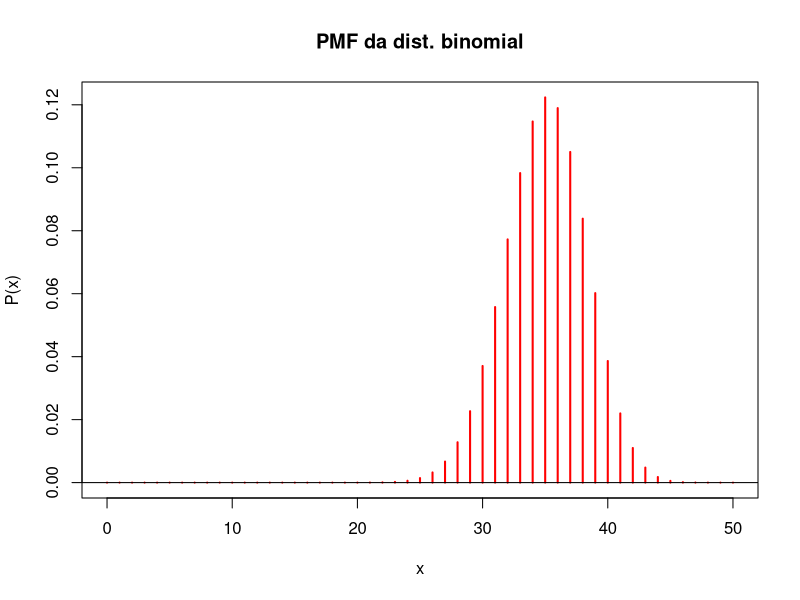
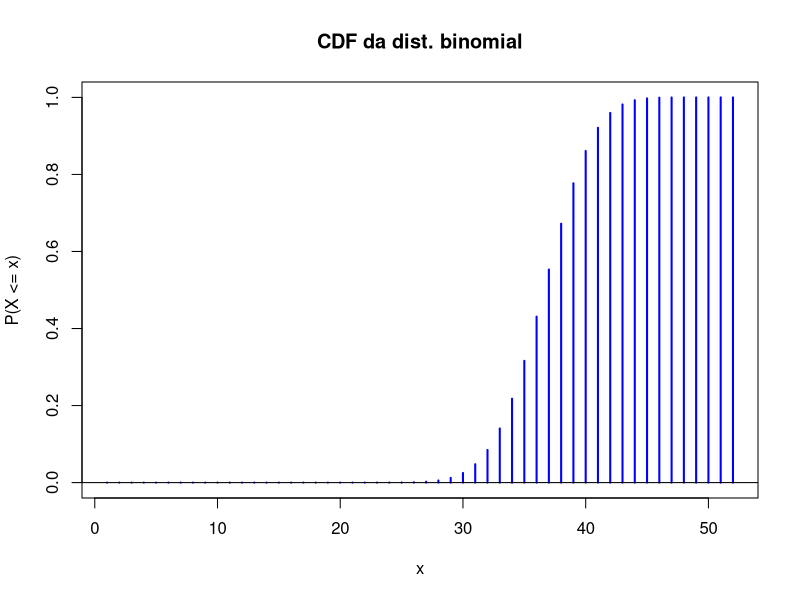

Write the R code that produced these figures, in order.
library(ggplot2) # Biblioteca para plotar os gráficos

# Distribuição binomial com n=50 e p=0.7

x <- 0:50

pmf = dbinom(x, 50, 0.7) # Função da PMF (51 valores, então pmf[1] = 0 e P(X = x) = pmf[x+1])       

plot(x,pmf,type='h',col='red',lwd=2,
    main = 'PMF da dist. binomial', xlab= 'x', ylab='P(x)')

abline(h=0) # Adiciona uma linha no valor de P(x) = 0 para aumentar a legibilidade


cdf = c(0, cumsum(pmf)) # Calculando a CDF a partir da PMF

plot(cdf ,type='h',col='blue',lwd=2,
    main = 'CDF da dist. binomial', xlab= 'x', ylab='P(X <= x)')

abline(h=0) # Adiciona uma linha no valor de P(x) = 0 para aumentar a legibilidade



# O valor esperado de uma distribuição binomial é n*p, nesse caso sendo 50*0.7 = 35.

Ex = weighted.mean(x, pmf) # O valor esperado é uma média ponderada usando as probabilidades de pesos
cat("Valor Esperado:", Ex, "\n")

# A variância de uma distribuição binomial é n*p*(1-p), nesse caso sendo 50*0.7*0.3 = 10.5

Var = Ex*0.3
cat("Variância:", Var, "\n")

cat("Desvio-Padrão:", sqrt(Var), "\n")

# Para X>=20:
s = 0
for(i in 21:50){
    s <- s + pmf[i]
}
cat("P(X >= 20):", s, "\n")



# Para 30 < X < 43:
s = 0
for(i in 32:43){
    s <- s + pmf[i]
}
cat("P(30 < X < 43):", s, "\n")

# Para X = 31:


cat("P(X = 31):", pmf[32], "\n")
